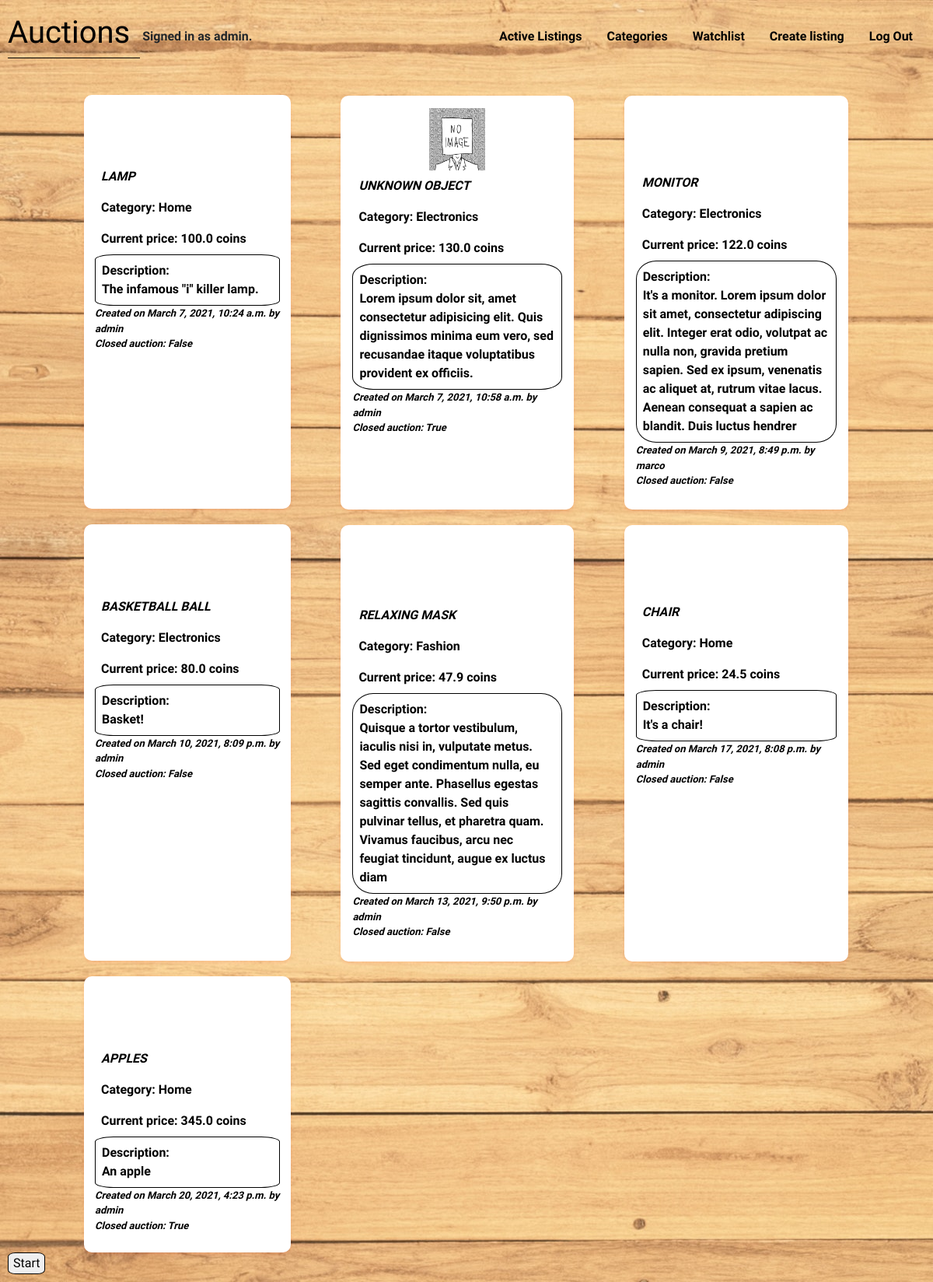
Screenshot of / (signed in) with the database file from the repository.
### auctions/models.py (models this page shows)
class User(AbstractUser):
    pass

class Listing(models.Model):
    title = models.CharField(max_length=64, help_text='Provide the name of the new item.')
    description = models.CharField(max_length=255, help_text='Add a short description of the item.')
    starting_bid = models.FloatField(help_text='Set the initial bid.')
    current_bid = models.FloatField(null=True, blank=True)
    image_url = models.URLField(blank=True, help_text='Optional. Provide an "url" for an image for the listing.')
    category = models.CharField(max_length=64, choices=(('1','Fashion'),('2','Toys'),('3','Electronics'),('4','Home'),), help_text='Choose a category.')
    user = models.ForeignKey(User, on_delete=models.CASCADE, related_name='user')
    date = models.DateTimeField(editable=False, default=timezone.now)
    closed = models.BooleanField(default=False)
    watchlist = models.ManyToManyField(User, blank=True, related_name='watchlist')
    buyer = models.ManyToManyField(User, null=True, related_name='buyer')

### auctions/views.py (the view)
# urls.py: path("", views.index, name="index"),
def index(request):
    return render(request, 'auctions/auction_listing.html', {
        "auctions": Listing.objects.all()
    })

### auctions/templates/auctions/auction_listing.html
{% extends 'auctions/layout.html' %}
{% block body %}
<div class="container">
    {% for listing in auctions %}
    <a class="listing-container-link" href="{% url 'show_listing' listing.id %}" style="text-decoration: none; color: black;">
        <article class="listing-container">
            <div class="listing-bg-img-wrap">
                {% load static %}
                <div class="listing-bg-img" style="background-image: url({% if listing.image_url %}{{ listing.image_url }}{% else %}{% static 'auctions/pics/no-image.jpg' %}{% endif %});"></div>
            </div>
            <div class="listing-text">
                <div style="text-transform: uppercase; font-weight: bolder; font-style: oblique;">{{ listing.title }}</div>
                <div>
                    <div>Category: {{ listing.get_category_display }}</div>
                </div>
                <div>
                    <div>Current price: {% if listing.current_bid %}{{ listing.current_bid }}{% else %}{{ listing.starting_bid }}{% endif %} coins</div>
                </div>
                <div class="listing-description">
                    <div>Description:</div>
                    <div>{{ listing.description }}</div>
                </div>
            </div>
            <div class="listing-footnotes" style="bottom: 0;">
                <div>
                    <div>Created on {{ listing.date }} by {{ listing.user }}</div>
                    <div>Closed auction: {{ listing.closed }}</div>
                </div>
            </div>
        </article>
    </a>
    {% endfor %}
</div>
{% endblock body %}

### auctions/templates/auctions/layout.html (shortened to what this page needs)
{% load static %}
<!DOCTYPE html>
<html lang="en">
    <head>
        <link rel="stylesheet" href="https://stackpath.bootstrapcdn.com/bootstrap/4.4.1/css/bootstrap.min.css">
        <link rel="stylesheet" href="https://cdn.jsdelivr.net/npm/bootstrap-icons@1.4.0/font/bootstrap-icons.css">
        <link href="{% static 'auctions/styles.css' %}" rel="stylesheet">
    </head>
    {% load static %}
    <body class="body-wrap" style="background-image: url({% static 'auctions/pics/wall.jpg' %});">
        <div class="navbar-wrapper">
            <div class="logo-wrapper">
                <div class="logo-text">
                    <h1>
                        <a id="logo-text-link" class="nav-link" href="{% url 'index' %}">Auctions</a>
                    </h1>
                </div>
                <div class="user-wrap">
                    {% if user.is_authenticated %}
                        Signed in as <strong>{{ user.username }}</strong>.
                    {% else %}
                        Not signed in.
                    {% endif %}
                </div>
            </div>
            <ul class="nav">
                <li class="nav-item">
                    <a class="nav-link" href="{% url 'auction_listing' %}">Active Listings</a>
                </li>
                <li class="nav-item">
                    <a class="nav-link" href="{% url 'categories' %}">Categories</a>
                </li>
                <li class="nav-item">
                    <a class="nav-link" href="{% url 'watchlist' %}">Watchlist</a>
                </li>
                <li class="nav-item">
                    <a class="nav-link" href="{% url 'create_listing' %}">Create listing</a>
                </li>
                {% if user.is_authenticated %}
                    <li class="nav-item">
                        <a class="nav-link" href="{% url 'logout' %}">Log Out</a>
                    </li>
                {% endif %}
            </ul>
        </div>
        {% block body %}
        {% endblock %}
        <div class="go-home-btn-wrap" style="position: fixed; bottom: 10px;">
            <button class="go-home-btn">
                <a href="#logo-text-link">Start</a>
            </button>
        </div>
    </body>
</html>

### auctions/static/auctions/styles.css (style rules this page uses)
body { padding: 10px; font-family: 'Amatic SC', cursive; font-family: 'Delius', cursive; font-weight: bold; }
body a { color: black; }
.navbar-wrapper { width: 100%; display: flex; justify-content: space-between; align-items: center; font-weight: bold; }
.logo-wrapper { display: flex; align-items: center; }
#logo-text-link { border-bottom: 1px solid black; color: black; margin: 0 2% 0 0; padding: .5rem 1rem .5rem 0; }
.nav-link { color: black; }
.container { display: grid; grid-template-columns: auto auto auto; grid-column-gap: 2rem; padding: 2%; width: 90%; }
.listing-container-link { margin: 10px; }
.listing-container { align-self: center; justify-self: center; min-height: 100%; margin: 2%; background-color: #fff; box-shadow: 0 2px 5px rgba(252, 1, 1, 0.1); transition: all .1s ease-in; padding: 5%; border: none; border-radius: 10px; }
.listing-text > div { padding: .5rem }
.listing-bg-img { padding-bottom: 30%; background-size: contain; background-repeat: no-repeat; background-position: center; }
.listing-description { border: .1rem solid black; border-radius: 10%; }
.listing-footnotes { display: flex; justify-content: flex-end; font-size: small; font-style: italic; }
input[type=submit], .go-home-btn { border: .1px solid black; border-radius: 20%; }
.go-home-btn a { text-decoration: none; color: black; }

### rows the page displays
User: username "admin"
Listing: title "LAMP", category "Home", current_bid "100.0", description "The infamous \"i\" killer lamp.", date "March 7, 2021, 10:24 a.m.", user "admin", closed "False"
Listing: title "UNKNOWN OBJECT", category "Electronics", current_bid "130.0", description "Lorem ipsum dolor sit, amet consectetur adipisicing elit. Quis dignissimos minima eum vero, sed recusandae itaque voluptatibus provident ex officiis.", date "March 7, 2021, 10:58 a.m.", user "admin", closed "True"
Listing: title "MONITOR", category "Electronics", current_bid "122.0", description "It's a monitor. Lorem ipsum dolor sit amet, consectetur adipiscing elit. Integer erat odio, volutpat ac nulla non, gravida pretium sapien. Sed ex ipsum, venenatis ac aliquet at, rutrum vitae lacus. Aenean consequat a sapien ac blandit. Duis luctus hendrer", date "March 9, 2021, 8:49 p.m.", user "marco", closed "False"
Listing: title "BASKETBALL BALL", category "Electronics", current_bid "80.0", description "Basket!", date "March 10, 2021, 8:09 p.m.", user "admin", closed "False"
Listing: title "RELAXING MASK", category "Fashion", starting_bid "47.9", description "Quisque a tortor vestibulum, iaculis nisi in, vulputate metus. Sed eget condimentum nulla, eu semper ante. Phasellus egestas sagittis convallis. Sed quis pulvinar tellus, et pharetra quam. Vivamus faucibus, arcu nec feugiat tincidunt, augue ex luctus diam", date "March 13, 2021, 9:50 p.m.", user "admin", closed "False"
Listing: title "CHAIR", category "Home", starting_bid "24.5", description "It's a chair!", date "March 17, 2021, 8:08 p.m.", user "admin", closed "False"
Listing: title "APPLES", category "Home", current_bid "345.0", description "An apple", date "March 20, 2021, 4:23 p.m.", user "admin", closed "True"
